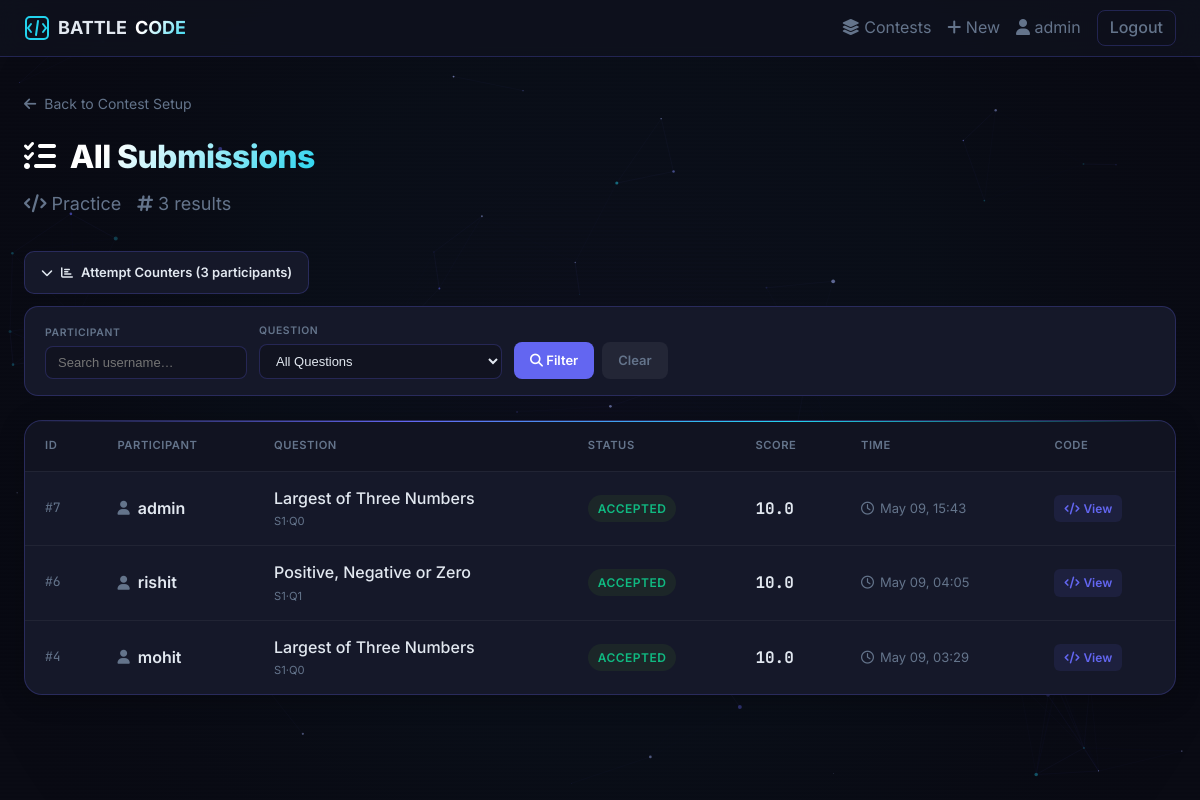
/contests/manage/1/submissions/ (signed in), run on the app's committed database.
### apps/accounts/models.py (models this page shows, shortened)
class User(AbstractUser):
    ROLE_CANDIDATE = 'candidate'
    ROLE_ADMIN = 'admin'
    ROLE_CHOICES = [
        (ROLE_CANDIDATE, 'Candidate'),
        (ROLE_ADMIN, 'Admin'),
    ]
    role = models.CharField(max_length=20, choices=ROLE_CHOICES, default=ROLE_CANDIDATE)
    email = models.EmailField(unique=True)
    @property
    def is_contest_admin(self):
        return self.role == self.ROLE_ADMIN or self.is_staff

### apps/contests/models.py (models this page shows, shortened)
class Contest(models.Model):
    STATUS_DRAFT = 'draft'
    STATUS_ACTIVE = 'active'
    STATUS_ENDED = 'ended'
    STATUS_CHOICES = [
        (STATUS_DRAFT, 'Draft'),
        (STATUS_ACTIVE, 'Active'),
        (STATUS_ENDED, 'Ended'),
    ]
    title = models.CharField(max_length=255)
    description = models.TextField(blank=True)
    start_time = models.DateTimeField()
    end_time = models.DateTimeField()
    status = models.CharField(max_length=20, choices=STATUS_CHOICES, default=STATUS_DRAFT)
    created_by = models.ForeignKey(User, on_delete=models.CASCADE, related_name='created_contests')
    participants = models.ManyToManyField(User, through='ContestParticipant', related_name='contests')
    created_at = models.DateTimeField(auto_now_add=True)
    updated_at = models.DateTimeField(auto_now=True)
    enable_security_features = models.BooleanField(
        default=True,
        help_text="If enabled, participants will be logged out for exiting fullscreen or switching tabs."
    )
    manual_control_mode = models.BooleanField(
        default=False,
        help_text="If enabled, timers are disabled and sections must be manually unlocked by the admin."
    )
    class Meta:
        ordering = ['-created_at']

class Question(models.Model):
    section = models.ForeignKey(Section, on_delete=models.CASCADE, related_name='questions')
    title = models.CharField(max_length=255)
    problem_statement = models.TextField()
    input_format = models.TextField(blank=True)
    output_format = models.TextField(blank=True)
    constraints = models.TextField(blank=True)
    sample_input = models.TextField(blank=True)
    sample_output = models.TextField(blank=True)
    marks = models.PositiveIntegerField(default=10)
    time_limit = models.FloatField(default=2.0, help_text='Seconds per test case')
    order = models.PositiveIntegerField(default=1)
    created_at = models.DateTimeField(auto_now_add=True)
    java_customized = models.BooleanField(
        default=False,
        help_text='If enabled, Java participants see custom problem text below instead of the default Python text.'
    )
    java_problem_statement = models.TextField(blank=True, help_text='Java-specific problem statement (used only if Java Customized is checked)')
    java_input_format = models.TextField(blank=True, help_text='Java-specific input format')
    java_output_format = models.TextField(blank=True, help_text='Java-specific output format')
    java_constraints = models.TextField(blank=True, help_text='Java-specific constraints')
    java_sample_input = models.TextField(blank=True, help_text='Java-specific sample input')
    java_sample_output = models.TextField(blank=True, help_text='Java-specific sample output')
    class Meta:
        ordering = ['order']

class Section(models.Model):
    contest = models.ForeignKey(Contest, on_delete=models.CASCADE, related_name='sections')
    name = models.CharField(max_length=255)
    order = models.PositiveIntegerField(default=1)
    duration = models.PositiveIntegerField(help_text='Duration in minutes')
    is_manual_unlocked = models.BooleanField(
        default=False,
        help_text="Only used if Contest is in Manual Control Mode."
    )
    class Meta:
        ordering = ['order']

### apps/submissions/models.py (models this page shows, shortened)
class Submission(models.Model):
    STATUS_PENDING  = 'pending'
    STATUS_RUNNING  = 'running'
    STATUS_ACCEPTED = 'accepted'
    STATUS_PARTIAL  = 'partial'
    STATUS_WRONG    = 'wrong_answer'
    STATUS_TLE      = 'time_limit_exceeded'
    STATUS_MLE      = 'memory_limit_exceeded'
    STATUS_RE       = 'runtime_error'
    STATUS_CE       = 'compile_error'
    STATUS_FAILED   = 'failed'
    STATUS_CHOICES = [
        (STATUS_PENDING,  'Pending'),
        (STATUS_RUNNING,  'Running'),
        (STATUS_ACCEPTED, 'Accepted'),
        (STATUS_PARTIAL,  'Partial'),
        (STATUS_WRONG,    'Wrong Answer'),
        (STATUS_TLE,      'Time Limit Exceeded'),
        (STATUS_MLE,      'Memory Limit Exceeded'),
        (STATUS_RE,       'Runtime Error'),
        (STATUS_CE,       'Compile Error'),
        (STATUS_FAILED,   'Failed'),
    ]
    user = models.ForeignKey(User, on_delete=models.CASCADE, related_name='submissions')
    question = models.ForeignKey(Question, on_delete=models.CASCADE, related_name='submissions')
    code = models.TextField()
    language = models.CharField(max_length=20, default='python')
    status = models.CharField(max_length=30, choices=STATUS_CHOICES, default=STATUS_PENDING)
    score = models.FloatField(default=0)
    error_message = models.TextField(blank=True)
    submitted_at = models.DateTimeField(auto_now_add=True)
    execution_time = models.FloatField(null=True, blank=True)
    task_id = models.CharField(max_length=255, blank=True)
    class Meta:
        ordering = ['-submitted_at']
    def get_status_class(self):
        mapping = {
            self.STATUS_ACCEPTED: 'status-accepted',
            self.STATUS_PARTIAL:  'status-partial',
            self.STATUS_WRONG:    'status-wrong',
            self.STATUS_TLE:      'status-tle',
            self.STATUS_RE:       'status-re',
            self.STATUS_CE:       'status-ce',
            self.STATUS_PENDING:  'status-pending',
            self.STATUS_RUNNING:  'status-running',
            self.STATUS_FAILED:   'status-wrong',
        }
        return mapping.get(self.status, 'status-default')

### apps/contests/views.py (the view)
# urls.py: path('manage/<int:contest_id>/submissions/', views.admin_submissions_view, name='admin_submissions'),
@admin_required
def admin_submissions_view(request, contest_id):
    from apps.submissions.models import Submission
    contest = get_object_or_404(Contest, id=contest_id)
    submissions = Submission.objects.filter(
        question__section__contest=contest
    ).select_related('user', 'question', 'question__section').order_by('-submitted_at')
    filter_user = request.GET.get('user', '').strip()
    filter_question = request.GET.get('question', '').strip()
    if filter_user:
        submissions = submissions.filter(user__username__icontains=filter_user)
    if filter_question:
        submissions = submissions.filter(question_id=filter_question)
    participants = ContestParticipant.objects.filter(
        contest=contest
    ).select_related('user').order_by('registered_at')
    questions = Question.objects.filter(
        section__contest=contest
    ).select_related('section').order_by('section__order', 'order')
    return render(request, 'contests/admin/submissions.html', {
        'contest': contest,
        'submissions': submissions,
        'participants': participants,
        'questions': questions,
        'filter_user': filter_user,
        'filter_question': filter_question,
    })

### templates/contests/admin/submissions.html (shortened to what this page needs)
{% extends 'base.html' %}
{% load contest_extras %}
{% block content %}
<div class="page-header">
  <div>
    <a href="{% url 'admin_contest_detail' contest.id %}" style="color: var(--color-text-muted); text-decoration: none; font-size: 0.875rem; display: inline-flex; align-items: center; gap: 0.5rem; margin-bottom: 0.5rem; transition: color 0.2s;">
      <i class="fa-solid fa-arrow-left"></i> Back to Contest Setup
    </a>
    <h1 class="page-title" style="margin-top: 0.5rem; font-size: 2rem; font-weight: 800; background: linear-gradient(135deg, #ffffff 30%, var(--color-cyan)); -webkit-background-clip: text; -webkit-text-fill-color: transparent; background-clip: text; letter-spacing: -0.02em;">
      <i class="fa-solid fa-list-check" style="color: var(--color-primary); margin-right: 0.5rem;"></i> All Submissions
    </h1>
    <p class="text-muted" style="margin-top: 0.5rem; display: flex; align-items: center; gap: 1rem; color: var(--color-text-muted);">
      <span><i class="fa-solid fa-code"></i> {{ contest.title }}</span>
      <span><i class="fa-solid fa-hashtag"></i> {{ submissions|length }} result{{ submissions|length|pluralize }}</span>
    </p>
  </div>
</div>
<button class="attempts-toggle" onclick="toggleAttempts()" id="attempts-toggle-btn">
  <i class="fa-solid fa-chevron-down"></i>
  <i class="fa-solid fa-chart-bar"></i> Attempt Counters ({{ participants|length }} participants)
</button>
<form class="filter-bar" method="get" action="">
  <div class="filter-group">
    <label>Participant</label>
    <input type="text" name="user" placeholder="Search username…" value="{{ filter_user }}">
  </div>
  <div class="filter-group">
    <label>Question</label>
    <select name="question">
      <option value="">All Questions</option>
    </select>
  </div>
  <div class="filter-actions">
    <button type="submit" class="btn-filter btn-filter-apply">
      <i class="fa-solid fa-search"></i> Filter
    </button>
    <a href="{% url 'admin_submissions' contest.id %}" class="btn-filter btn-filter-clear">Clear</a>
  </div>
</form>
<div class="modern-table-card">
  <table class="modern-table">
    <thead>
      <tr>
        <th>ID</th>
        <th>Participant</th>
        <th>Question</th>
        <th>Status</th>
        <th>Score</th>
        <th>Time</th>
        <th>Code</th>
      </tr>
    </thead>
    <tbody>
      {% for sub in submissions %}
      <tr>
        <td class="sub-id">#{{ sub.id }}</td>
        <td>
          <div class="sub-user">
            <i class="fa-solid fa-user text-muted" style="font-size: 0.875rem;"></i> {{ sub.user.username }}
          </div>
        </td>
        <td>
          <div class="sub-question">
            {{ sub.question.title }}
            <small>S{{ sub.question.section.order }}·Q{{ sub.question.order }}</small>
          </div>
        </td>
        <td>
          <span class="badge {{ sub.get_status_class }}" style="padding: 0.25rem 0.625rem; font-size: 0.75rem;">
            {{ sub.get_status_display }}
          </span>
        </td>
        <td style="font-family: 'JetBrains Mono', monospace; font-weight: 700; color: var(--color-text);">
          {{ sub.score }}
        </td>
        <td>
          <div class="sub-time">
            <i class="fa-regular fa-clock"></i> {{ sub.submitted_at|date:"M d, H:i" }}
          </div>
        </td>
        <td>
          <button class="view-code-btn" onclick="openCode('{{ sub.id }}')">
            <i class="fa-solid fa-code"></i> View
          </button>
        </td>
      </tr>
      {% endfor %}
    </tbody>
  </table>
</div>
{% endblock %}

### templates/base.html (shortened to what this page needs)
<!DOCTYPE html>
<html lang="en" data-theme="dark">
<head>
  {% load static %}
  <link rel="stylesheet" href="https://cdnjs.cloudflare.com/ajax/libs/font-awesome/6.4.0/css/all.min.css">
  <link rel="stylesheet" href="{% static 'css/main.css' %}">
</head>
<body>
<canvas id="arena-bg"></canvas>
<nav class="navbar" id="main-nav">
  <div class="nav-inner">
    <a href="{% url 'contest_list' %}" class="nav-brand">
      <svg width="26" height="26" viewBox="0 0 26 26" fill="none" aria-label="BATTLE CODE">
        <rect x="2" y="2" width="22" height="22" rx="4" stroke="var(--color-primary)" stroke-width="2"/>
        <path d="M7 9l-3 4 3 4M19 9l3 4-3 4M14 6l-2 14"
              stroke="var(--color-primary)" stroke-width="2" stroke-linecap="round"/>
      </svg>
      BATTLE <strong>CODE</strong>
    </a>
    <div class="nav-links">
      <a href="{% url 'contest_list' %}"><i class="fa-solid fa-layer-group"></i> Contests</a>
      {% if user.is_authenticated %}
        {% if user.is_contest_admin %}
          <a href="{% url 'admin_contest_create' %}"><i class="fa-solid fa-plus"></i> New</a>
        {% endif %}
        <a href="{% url 'profile' %}"><i class="fa-solid fa-user"></i> {{ user.username }}</a>
        <a href="{% url 'logout' %}" class="btn btn-ghost btn-sm">Logout</a>
      {% else %}
        <a href="{% url 'login' %}" class="btn btn-ghost btn-sm">Login</a>
        <a href="{% url 'register' %}" class="btn btn-primary btn-sm">Register</a>
      {% endif %}
    </div>
  </div>
</nav>
<div class="arena-wrapper">
  <main class="main-content" id="main-content">
    {% block content %}{% endblock %}
  </main>
</div>
</body>
</html>

### data on the page
User: username "admin"
Contest: title "Practice"
Submission: id "7", user.username "admin", question "Largest of Three Numbers", question.section.order "1", question.order "0", status "ACCEPTED", score "10.0", submitted_at "May 09, 15:43"
Submission: id "6", user.username "rishit", question "Positive, Negative or Zero", question.section.order "1", question.order "1", status "ACCEPTED", score "10.0", submitted_at "May 09, 04:05"
Submission: id "4", user.username "mohit", question "Largest of Three Numbers", question.section.order "1", question.order "0", status "ACCEPTED", score "10.0", submitted_at "May 09, 03:29"

### other printed values
{{ submissions|length }} "3"
{{ participants|length }} "3"
